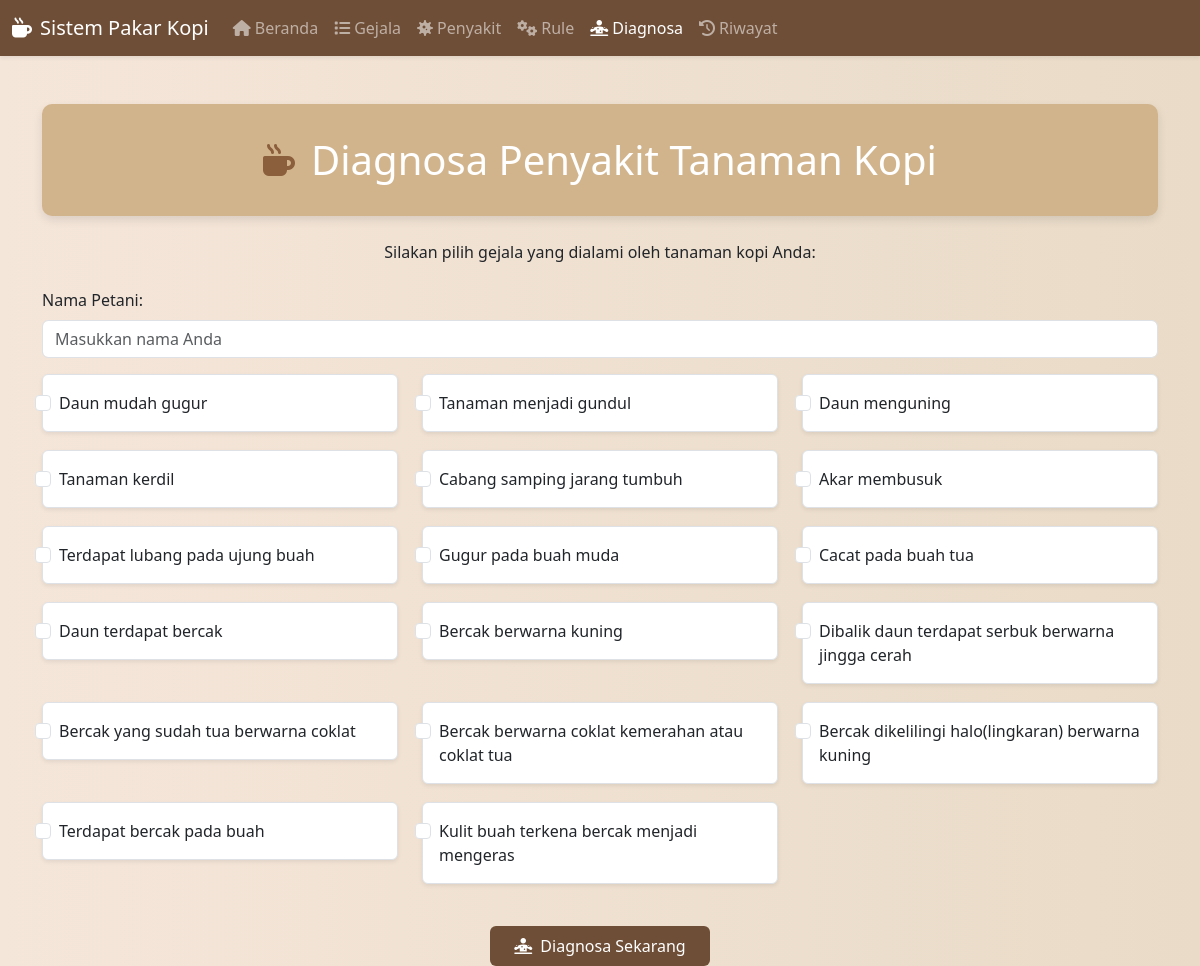
/diagnosa.php, run on the app's committed database.
### tables this page shows
CREATE TABLE `gejala` (
  `id_gejala` int(11) NOT NULL,
  `kode_gejala` varchar(10) NOT NULL,
  `nama_gejala` text NOT NULL
);

### diagnosa.php (the view, shortened to what this page needs)
<?php
include 'config.php';
?>
<!DOCTYPE html>
<html lang="id">
<head>
    <link href="https://cdn.jsdelivr.net/npm/bootstrap@5.3.0/dist/css/bootstrap.min.css" rel="stylesheet">
    <link href="https://cdnjs.cloudflare.com/ajax/libs/font-awesome/6.4.0/css/all.min.css " rel="stylesheet">
</head>
<body>
<?php include 'navbar.php'; ?>
<div class="container mt-5">
    <div class="hero mb-4 d-flex align-items-center justify-content-center">
        <i class="fa-solid fa-mug-hot coffee-icon me-3"></i>
        <h1 class="mb-0">Diagnosa Penyakit Tanaman Kopi</h1>
    </div>
    <p class="text-center mb-4">Silakan pilih gejala yang dialami oleh tanaman kopi Anda:</p>
    <form method="post">
        <div class="mb-3">
            <label for="nama_pengguna" class="form-label">Nama Petani:</label>
            <input type="text" name="nama_pengguna" id="nama_pengguna" class="form-control" required placeholder="Masukkan nama Anda">
        </div>
        <div class="row">
            <?php
            $sql = "SELECT * FROM gejala ORDER BY id_gejala ASC";
            $result = $conn->query($sql);
            if ($result->num_rows > 0):
                while ($row = $result->fetch_assoc()):
            ?>
                    <div class="col-md-6 col-lg-4 mb-3">
                        <div class="form-check p-3 bg-white rounded shadow-sm border border-1">
                            <input class="form-check-input" type="checkbox" name="gejala[]" value="<?= $row['id_gejala'] ?>" id="gejala<?= $row['id_gejala'] ?>">
                            <label class="form-check-label" for="gejala<?= $row['id_gejala'] ?>">
                                <?= $row['nama_gejala'] ?>
                            </label>
                        </div>
                    </div>
            <?php endwhile; else: ?>
                <div class="col-12"><p class="text-center">Tidak ada data gejala.</p></div>
            <?php endif; ?>
        </div>
        <div class="text-center mt-4">
            <button class="btn btn-primary px-4 py-2" type="submit">
                <i class="fas fa-diagnoses me-2"></i>Diagnosa Sekarang
            </button>
        </div>
    </form>
</div>
</body>
</html>

### diagnosa.php (style rules this page uses)
body { background: linear-gradient(to right, #f5e6da, #e9dbc7); font-family: 'Segoe UI', sans-serif; }
.hero { background-color: #d2b48c; color: white; padding: 2rem; border-radius: 10px; text-align: center; box-shadow: 0 4px 10px rgba(0,0,0,0.1); }
.btn-primary { background-color: #6f4e37; border: none; }
.coffee-icon { font-size: 2rem; color: #8b5e3c; }

### data on the page
gejala: nama_gejala "Daun mudah gugur"
gejala: nama_gejala "Tanaman menjadi gundul"
gejala: nama_gejala "Daun menguning"
gejala: nama_gejala "Tanaman kerdil"
gejala: nama_gejala "Cabang samping jarang tumbuh"
gejala: nama_gejala "Akar membusuk"
gejala: nama_gejala "Terdapat lubang pada ujung buah"
gejala: nama_gejala "Gugur pada buah muda"
gejala: nama_gejala "Cacat pada buah tua"
gejala: nama_gejala "Daun terdapat bercak"
gejala: nama_gejala "Bercak berwarna kuning"
gejala: nama_gejala "Dibalik daun terdapat serbuk berwarna jingga cerah"
gejala: nama_gejala "Bercak yang sudah tua berwarna coklat"
gejala: nama_gejala "Bercak berwarna coklat kemerahan atau coklat tua"
gejala: nama_gejala "Bercak dikelilingi halo(lingkaran) berwarna kuning"
gejala: nama_gejala "Terdapat bercak pada buah"
gejala: nama_gejala "Kulit buah terkena bercak menjadi mengeras"
